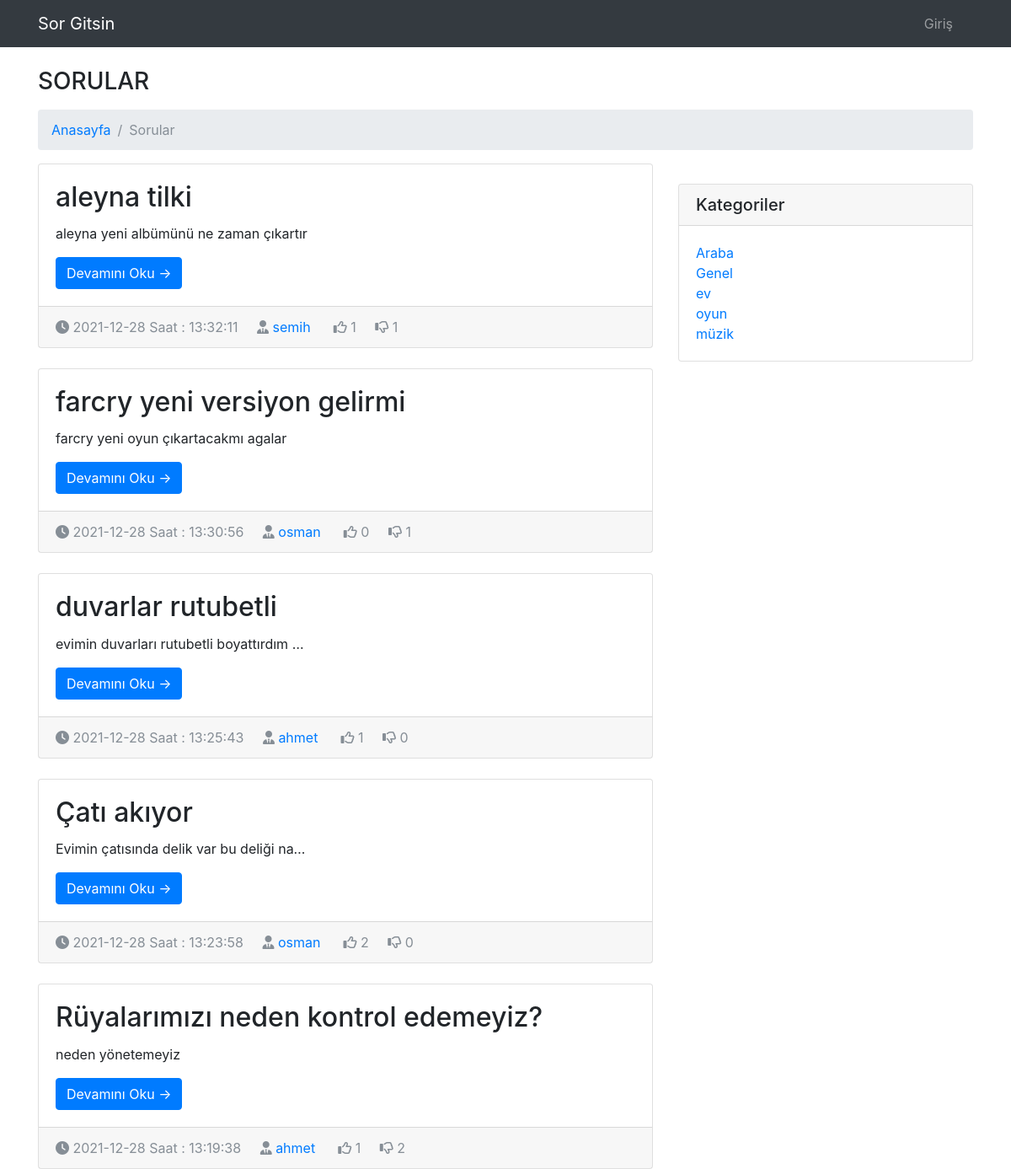
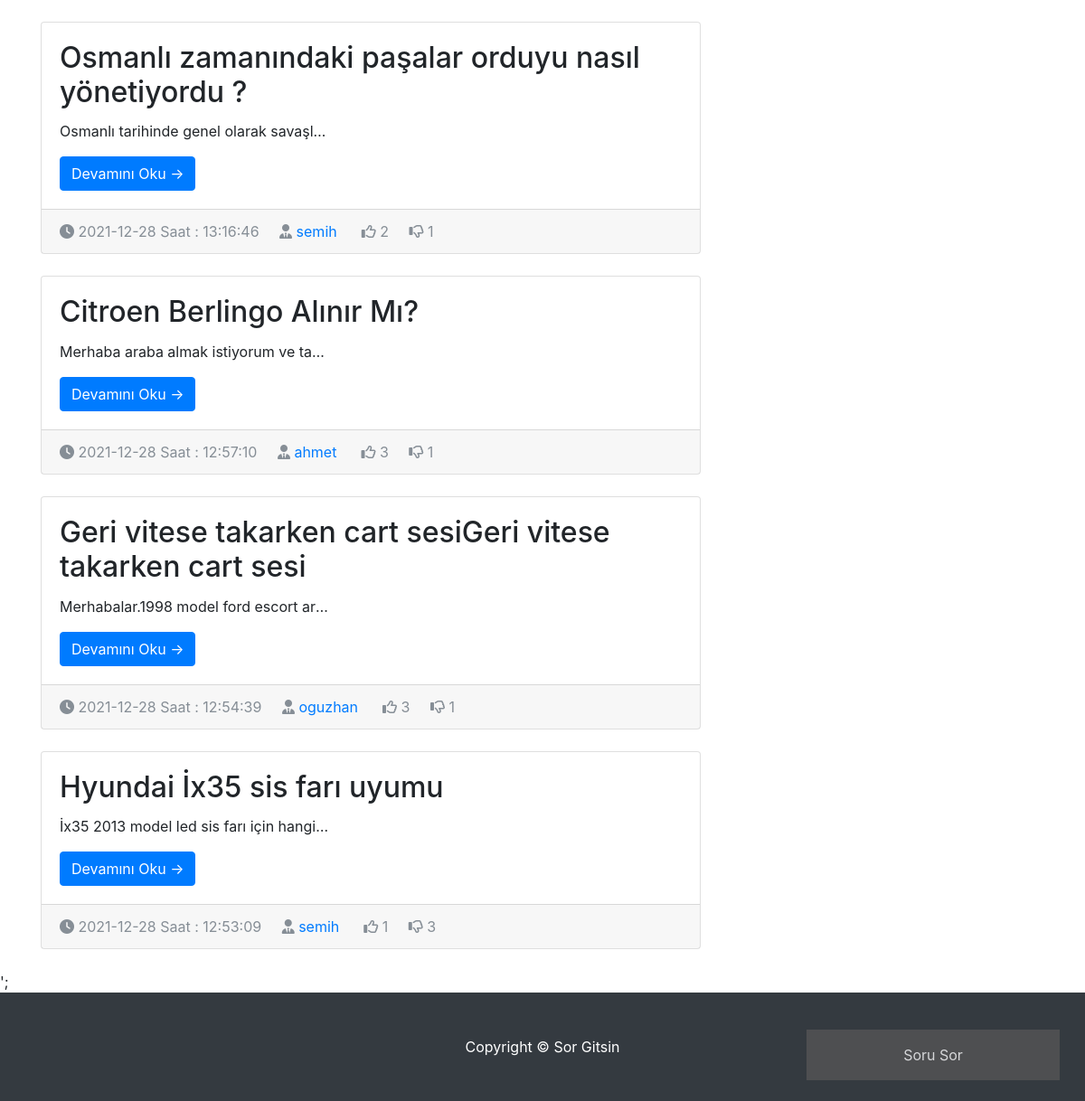
The page / on the database its author committed (2 pictures, top to bottom).
### tables this page shows
CREATE TABLE `sorular` (
  `soru_id` int(11) NOT NULL,
  `soru_baslık` varchar(150) NOT NULL,
  `soru_acıklama` text NOT NULL,
  `soru_ekleyen` int(11) NOT NULL,
  `soru_kategori` varchar(200) NOT NULL,
  `soru_tarih` timestamp NOT NULL DEFAULT current_timestamp()
);

CREATE TABLE `users` (
  `ıd` int(11) NOT NULL,
  `name` varchar(30) NOT NULL,
  `surname` varchar(30) NOT NULL,
  `email` varchar(50) DEFAULT NULL,
  `password` varchar(30) DEFAULT NULL
);

### degerlendirme.php (called while the page is built, shortened)
<?php
include("database.php");
if(isset($_SESSION['user'])){
    $user_id=$_SESSION['id'];
    if (isset($_POST['action'])) {
        $post_id= $_POST['post_id'];
        $action = $_POST['action'];
        switch ($action) {
            case 'like':
                $query = "insert into begeni_bilgisi(soru_id,user_id,bilgi)
                values ($post_id,$user_id,'$action') ON DUPLICATE KEY UPDATE bilgi='like'";
                break;
            case 'dislike':
                $query = "insert into begeni_bilgisi(soru_id,user_id,bilgi)
                values ($post_id,$user_id,'$action') ON DUPLICATE KEY UPDATE bilgi='dislike'";
                break;
            case 'unlike':
                $query = "delete from begeni_bilgisi where user_id=$user_id and soru_id=$post_id";
                break;
            case 'undislike':
                $query = "delete from begeni_bilgisi where user_id=$user_id and soru_id=$post_id";
                break;
            default:
                break;
        }
        $sonuç=$pdo->query($query,PDO::FETCH_ASSOC) ;
        echo getRating($post_id);
        exit(0);
    }
}
else{
    $user_id=0;
}
function getLikes($id){
    $pdo = new PDO("mysql:host=localhost;dbname=php", "root", "");
    $query="select count(*) from begeni_bilgisi where soru_id = $id and bilgi='like' ";
    $results=$pdo->query($query)->fetch(PDO::FETCH_BOTH);
    return $results[0];
}
function getDisLikes($id){
    $pdo = new PDO("mysql:host=localhost;dbname=php", "root", "");
    $query="select count(*) from begeni_bilgisi where soru_id = $id and bilgi='dislike' ";
    $results=$pdo->query($query)->fetch(PDO::FETCH_BOTH);
    return $results[0];
}
function userLiked($post_id){
    global $user_id;
    global $pdo;
    $query = "select * from begeni_bilgisi where user_id=$user_id and soru_id=$post_id and bilgi='like' ";
    $result=$pdo->query($query,PDO::FETCH_ASSOC);
    if($result->rowCount()>0){
        return true;
    }else{
        return false;
    }
}
function userDisLiked($post_id){
    global $user_id;
    global $pdo;
    $query = "select * from begeni_bilgisi where user_id=$user_id and soru_id=$post_id and bilgi='dislike' ";
    $result=$pdo->query($query,PDO::FETCH_ASSOC);
    if($result->rowCount()>0){
        return true;
    }else{
        return false;
    }
}
?>

### index.php (the view, shortened to what this page needs)
<!DOCTYPE html>
<html lang="en">
<head>
    <link href="vendor/bootstrap/css/bootstrap.min.css" rel="stylesheet">
    <link href="vendor/bootstrap/css/modern-business.css" rel="stylesheet">
    <link rel="stylesheet" href="css/popup.css">
    <?php
      include("degerlendirme.php");
    ?>
  </head>
  <body>
    <nav class="navbar fixed-top navbar-expand-lg navbar-dark bg-dark fixed-top">
      <div class="container">
        <a class="navbar-brand" href="index.php">Sor Gitsin</a>
        <div class="collapse navbar-collapse" id="navbarResponsive">
          <ul class="navbar-nav ml-auto">
            <li class="nav-item">
              <a class="nav-link" href="login.php">
              <?php
              echo isset($_SESSION['user']) ? $_SESSION['user'] : 'Giriş';
              ?>
              </a>
            </li>
            <li>
            <a class="nav-link" href="logout.php">
            </a>
            </li>
          </ul>
        </div>
      </div>
    </nav>
    <div class="container">
      <h3 class="mt-4 mb-3">SORULAR
      </h3>
      <ol class="breadcrumb">
        <li class="breadcrumb-item">
          <a href="index.php">Anasayfa</a>
        </li>
        <li class="breadcrumb-item active">Sorular </li>
      </ol>
      <div class="row">
        <div class="col-md-8">
          <?php
          $query=$pdo->query("select * from sorular inner join users on users.ıd=sorular.soru_ekleyen order by soru_id desc",PDO::FETCH_ASSOC) ;
          if($query->rowCount()){
            foreach($query as $row ){
              ?>
              <div class="card mb-4">
                <div class="card-body">
                  <h2 class="card-title" name="soru_baslık"><?php echo $row['soru_baslık']; ?></h2>
                  <p class="card-text"><?php echo $row['soru_acıklama']; ?></p>
                  <a href="sorudevamı.php?link=<?php echo $row["soru_id"];?>"  class="btn btn-primary" id="soru_id" >Devamını Oku &rarr;</a>
                </div>
            <div class="card-footer text-muted">
            <i class="fas fa-clock" ></i>
              <?php
                $zaman=explode(" ",$row['soru_tarih']);
                echo $zaman[0]." Saat : ".$zaman[1] ;
              ?>
              <i class="fas fa-user-tie"></i>
              <a href="#"><?php echo $row['name'] ?></a>
              <i
               <?php if(userLiked($row['soru_id'])):   ?>
               class="fa fa-thumbs-up like-btn"
               <?php else: ?>
               class="fa fa-thumbs-o-up like-btn"
               <?php endif ?>
               data-id="<?php echo $row['soru_id']; ?> "  ></i>
              <span class="likes" ><?php echo  getLikes($row['soru_id'])?></span>
              <i <?php if(userDisLiked($row['soru_id'])): ?>
              class="fa fa-thumbs-down dislike-btn"
              <?php else : ?>
              class="fa fa-thumbs-o-down dislike-btn"
              <?php endif ?>
              data-id="<?php echo $row['soru_id']; ?>"></i>
              <span class="dislikes"><?php echo  getDisLikes($row['soru_id'])?></span>
            </div>
          </div>
              <?php
            }
          }else{
            echo '<div class="alert alert-primary">Soru eklenmemiş</div>';
          }
          ?>
        </div>
        <div class="col-md-4">
          <div class="card my-4">
            <h5 class="card-header">Kategoriler</h5>
            <div class="card-body">
              <div class="row">
                <div class="col-lg-6">
                  <ul class="list-unstyled mb-0">
          <?php
            $sorgu=$pdo->query("select distinct soru_kategori from sorular");
            if($sorgu->rowcount()){
              foreach ($sorgu as $item) {
                ?>
                  <li>
                      <a href="kategori.php?kategori=<?php echo $item['soru_kategori']; ?> "><?php echo $item['soru_kategori']; ?></a>
                  </li>
                <?php
              }
            }
          ?>
            </div>
            </div>
            </div>
          </div>
        </div>
      </div>
    </div>
    <button class="open-button" onclick="openForm()">Soru Sor</button>
      ';
    <footer class="py-5 bg-dark">
      <div class="container">
        <p class="m-0 text-center text-white">Copyright &copy; Sor Gitsin</p>
      </div>
    </footer>
  </body>
</html>

### css/popup.css (style rules this page uses)
.open-button { background-color: #555; color: white; padding: 16px 20px; border: none; cursor: pointer; opacity: 0.8; position: fixed; bottom: 23px; right: 28px; width: 280px; }

### index.php (style rules this page uses)
.card-text { width: 300px; overflow: hidden; white-space: nowrap; text-overflow: ellipsis; }

### rows shown on the page
sorular: soru_baslık "aleyna tilki", soru_acıklama "aleyna yeni albümünü ne zaman çıkartır", soru_tarih "2021-12-28", soru_tarih "13:32:11", users.name "semih", soru_id "1"
sorular: soru_baslık "farcry yeni versiyon gelirmi", soru_acıklama "farcry yeni oyun çıkartacakmı agalar", soru_tarih "2021-12-28", soru_tarih "13:30:56", users.name "osman", soru_id "0", soru_id "1"
sorular: soru_baslık "duvarlar rutubetli", soru_acıklama "evimin duvarları rutubetli boyattırdım…", soru_tarih "2021-12-28", soru_tarih "13:25:43", users.name "ahmet", soru_id "1", soru_id "0"
sorular: soru_baslık "Çatı akıyor", soru_acıklama "Evimin çatısında delik var bu deliği na…", soru_tarih "2021-12-28", soru_tarih "13:23:58", users.name "osman", soru_id "2", soru_id "0"
sorular: soru_baslık "Rüyalarımızı neden kontrol edemeyiz?", soru_acıklama "neden yönetemeyiz", soru_tarih "2021-12-28", soru_tarih "13:19:38", users.name "ahmet", soru_id "1", soru_id "2"
sorular: soru_baslık "Osmanlı zamanındaki paşalar orduyu nasıl yönetiyordu ?", soru_acıklama "Osmanlı tarihinde genel olarak savaşl…", soru_tarih "2021-12-28", soru_tarih "13:16:46", users.name "semih", soru_id "2", soru_id "1"
sorular: soru_baslık "Citroen Berlingo Alınır Mı?", soru_acıklama "Merhaba araba almak istiyorum ve ta…", soru_tarih "2021-12-28", soru_tarih "12:57:10", users.name "ahmet", soru_id "3", soru_id "1"
sorular: soru_baslık "Geri vitese takarken cart sesiGeri vitese takarken cart sesi", soru_acıklama "Merhabalar.1998 model ford escort ar…", soru_tarih "2021-12-28", soru_tarih "12:54:39", users.name "oguzhan", soru_id "3", soru_id "1"
sorular: soru_baslık "Hyundai İx35 sis farı uyumu", soru_acıklama "İx35 2013 model led sis farı için hangi…", soru_tarih "2021-12-28", soru_tarih "12:53:09", users.name "semih", soru_id "1", soru_id "3"

### other values the page prints
$item['soru_kategori'] "Araba"
$item['soru_kategori'] "Genel"
$item['soru_kategori'] "ev"
$item['soru_kategori'] "oyun"
$item['soru_kategori'] "müzik"
